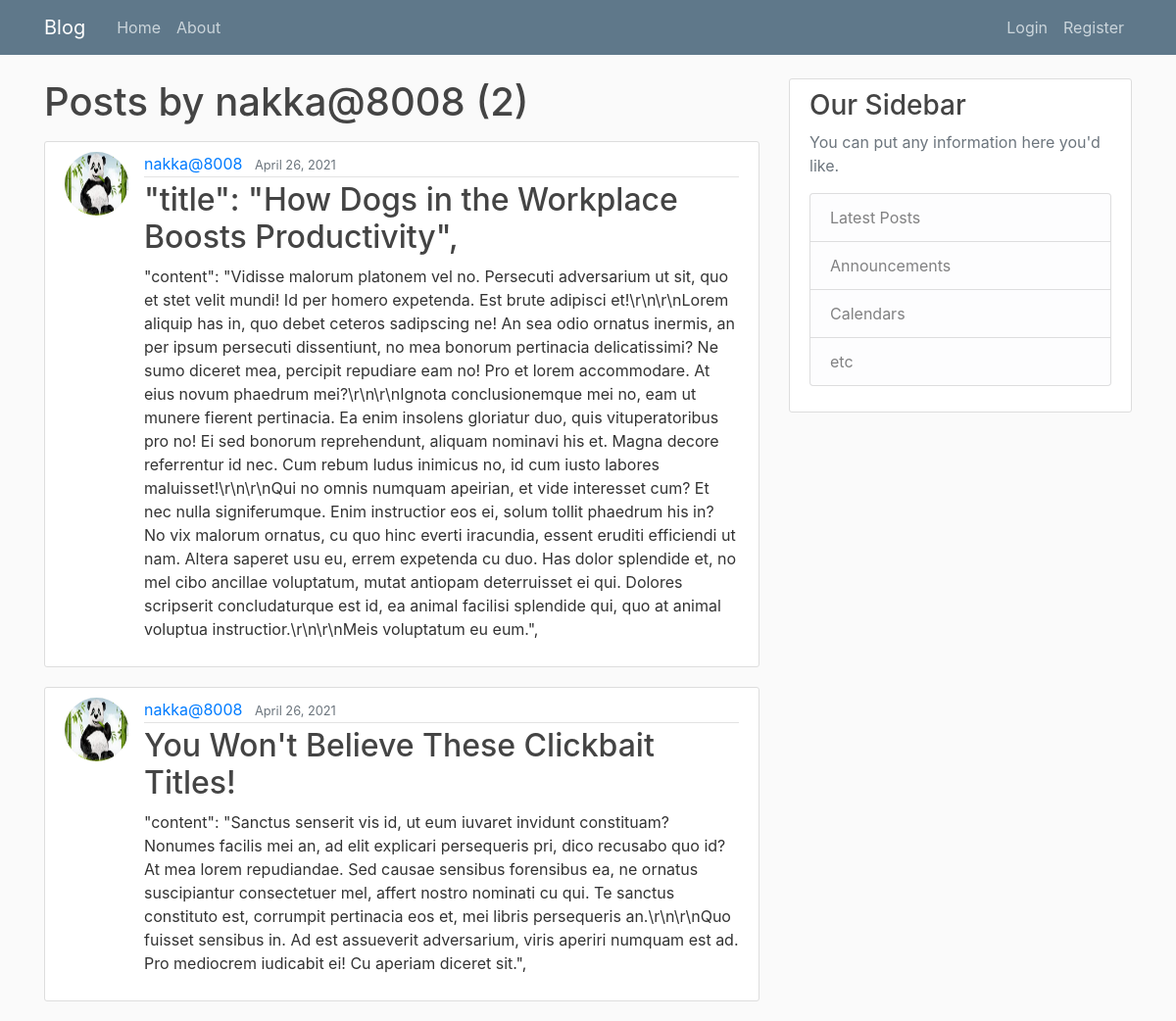
The page /user/nakka@8008 on the database its author committed.
### blog/models.py (models this page shows, shortened)
class Post(models.Model):
	title=models.CharField(max_length=200)
	content=models.TextField()
	date_posted=models.DateTimeField(default=timezone.now)
	author=models.ForeignKey(User, on_delete=models.CASCADE)

### users/models.py (models this page shows, shortened)
class Profile(models.Model):
	user=models.OneToOneField(User,on_delete=models.CASCADE)
	image=models.ImageField(default='default.jpg',upload_to='profile_pics')

### blog/views.py (the view)
# urls.py: path('user/<str:username>', UserPostListView.as_view(),name='user-posts'),
class UserPostListView(ListView):
	model=Post
	template_name='blog/user_posts.html'
	context_object_name='posts'
	ordering=['-date_posted']
	paginate_by=6
	def get_queryset(self):
		user=get_object_or_404(User,username=self.kwargs.get('username'))
		return Post.objects.filter(author=user).order_by('-date_posted')

### blog/templates/blog/user_posts.html (shortened to what this page needs)
{% extends "blog/base.html" %}
{% block content %}
    <h1 class="mb-3">Posts by {{ view.kwargs.username }} ({{ page_obj.paginator.count }})</h1>
    {% for post in posts %}
        <article class="media content-section">
          <img class="rounded-circle article-img" src="{{ post.author.profile.image.url }}">
          <div class="media-body">
            <div class="article-metadata">
              <a class="mr-2" href="{% url 'user-posts' post.author.username %}">{{ post.author }}</a>
              <small class="text-muted">{{ post.date_posted|date:"F d, Y" }}</small>
            </div>
            <h2><a class="article-title" href="{% url 'post-detail' post.id %}">{{ post.title }}</a></h2>
            <p class="article-content">{{ post.content }}</p>
          </div>
        </article>
    {% endfor %}
{% endblock content %}

### blog/static/blog/main.css (style rules this page uses)
body { background: #fafafa; color: #333333; margin-top: 5rem; }
h1, h2, h3, h4, h5, h6 { color: #444444; }
.content-section { background: #ffffff; padding: 10px 20px; border: 1px solid #dddddd; border-radius: 3px; margin-bottom: 20px; }
.article-title { color: #444444; }
.article-content { white-space: pre-line; }
.article-img { height: 65px; width: 65px; margin-right: 16px; }
.article-metadata { padding-bottom: 1px; margin-bottom: 4px; border-bottom: 1px solid #e3e3e3 }

### rows shown on the page
Post: author.profile.image (placeholder picture), author "nakka@8008", date_posted "April 26, 2021", title "\"title\": \"How Dogs in the Workplace Boosts Productivity\",", content "\"content\": \"Vidisse malorum platonem vel no. Persecuti adversarium ut sit, quo et stet velit mundi! Id per homero expetenda. Est brute adipisci et!\\r\\n\\r\\nLorem aliquip has in, quo debet ceteros sadipscing ne! An sea odio ornatus inermis, an per ipsum persecuti dissentiunt, no mea bonorum pertinacia delicatissimi? Ne sumo diceret mea, percipit repudiare eam no! Pro et lorem accommodare. At eius novum phaedrum mei?\\r\\n\\r\\nIgnota conclusionemque mei no, eam ut munere fierent pertinacia. Ea enim insolens gloriatur duo, quis vituperatoribus pro no! Ei sed bonorum reprehendunt, aliquam nominavi his et. Magna decore referrentur id nec. Cum rebum ludus inimicus no, id cum iusto labores…"
Post: author.profile.image (placeholder picture), author "nakka@8008", date_posted "April 26, 2021", title "You Won't Believe These Clickbait Titles!", content "\"content\": \"Sanctus senserit vis id, ut eum iuvaret invidunt constituam? Nonumes facilis mei an, ad elit explicari persequeris pri, dico recusabo quo id? At mea lorem repudiandae. Sed causae sensibus forensibus ea, ne ornatus suscipiantur consectetuer mel, affert nostro nominati cu qui. Te sanctus constituto est, corrumpit pertinacia eos et, mei libris persequeris an.\\r\\n\\r\\nQuo fuisset sensibus in. Ad est assueverit adversarium, viris aperiri numquam est ad. Pro mediocrem iudicabit ei! Cu aperiam diceret sit.\","

### other values the page prints
{{ view.kwargs.username }} "nakka@8008"
{{ page_obj.paginator.count }} "2"
